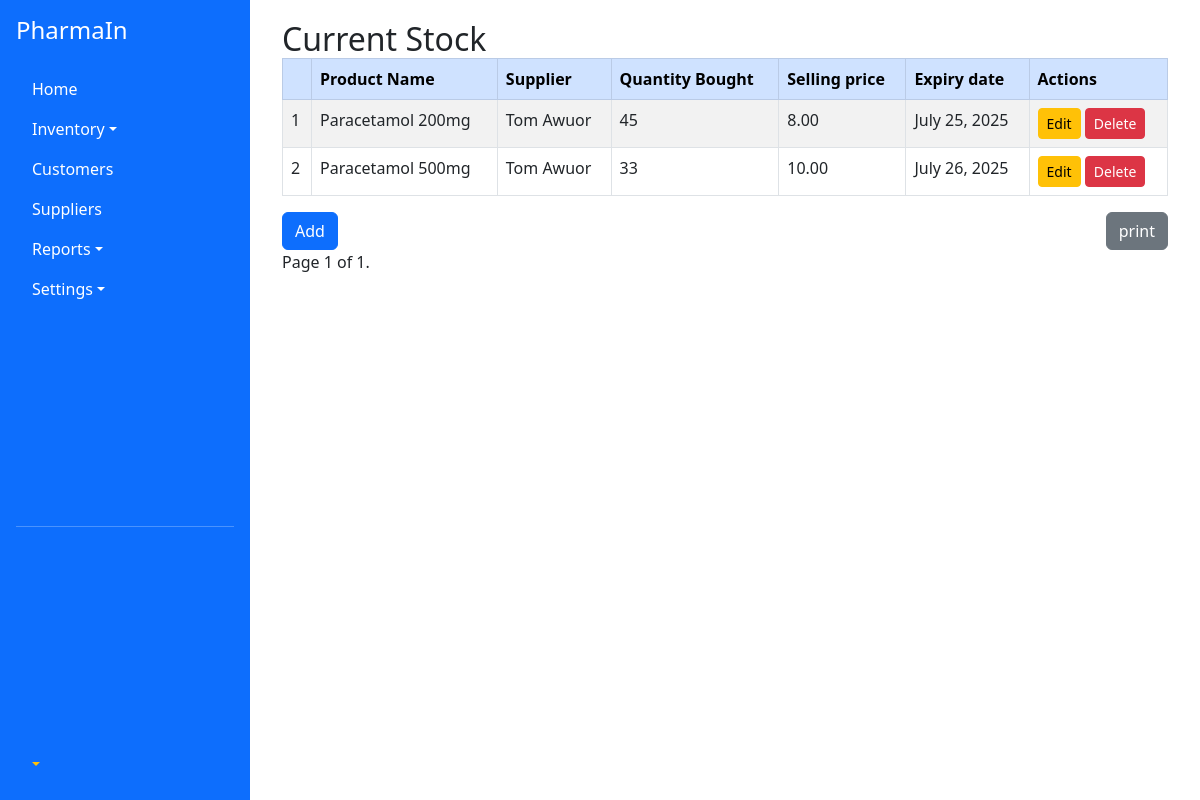
The app's page /all-stock/ (signed in), older data.
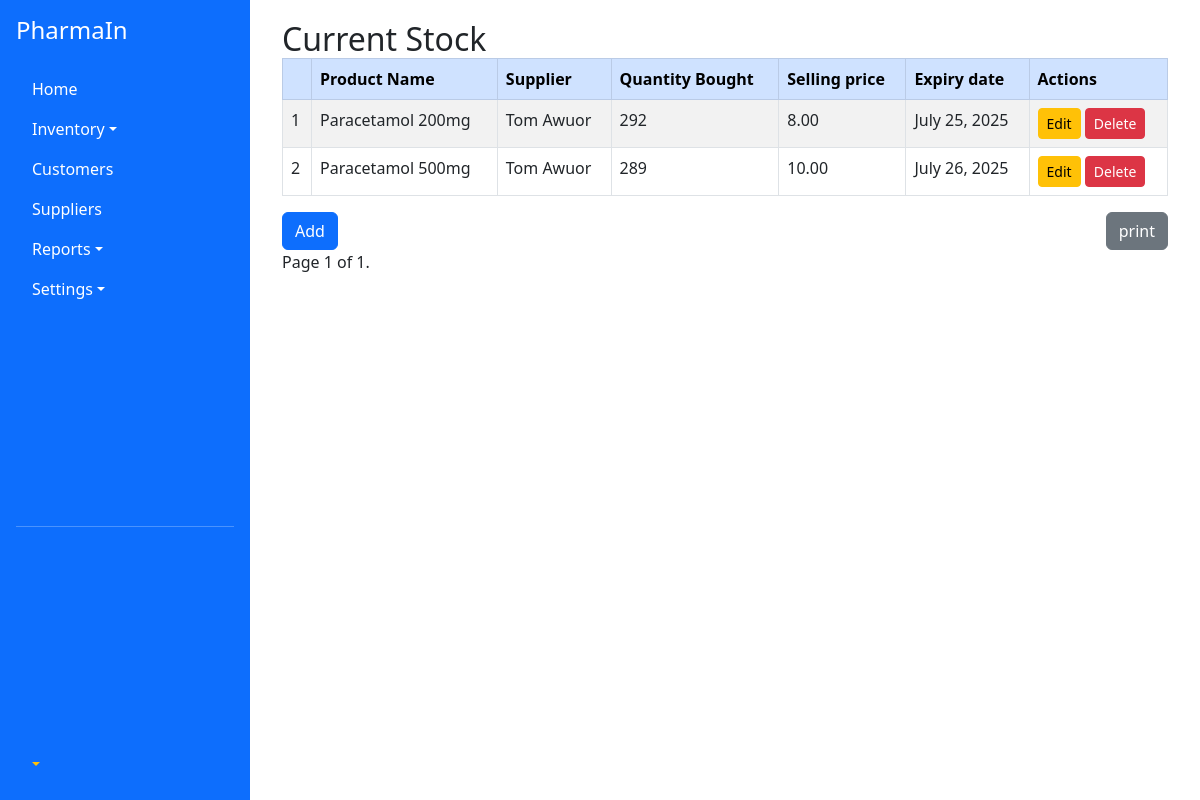
The same page, newer data.
### inventory/models.py (models this page shows, shortened)
class StockItem(models.Model):
    product_name = models.CharField(max_length=255)
    supplier = models.ForeignKey(Supplier, on_delete=models.CASCADE)
    category = models.ForeignKey(Category, on_delete=models.CASCADE)
    quantity = models.PositiveIntegerField()
    unit_price = models.DecimalField(max_digits=10, decimal_places=2)
    selling_price = models.DecimalField(max_digits=10, decimal_places=2)
    expiry_date = models.DateField(null=True, blank=True)
    notes = models.TextField(blank=True, null=True)
    added_on = models.DateTimeField(auto_now_add=True)

class Supplier(models.Model):
    name = models.CharField(max_length=255)
    contact_info = models.TextField(blank=True, null=True)
    def __str__(self):
        return self.name

### inventory/views.py (the view)
# urls.py: path('all-stock/', views.show_stock, name='all-stock'),
@login_required
def show_stock(request):
    stockitems = StockItem.objects.all().order_by('-added_on')  # adjust as needed
    paginator = Paginator(stockitems, 50)  # Show 10 stocks per page
    page_number = request.GET.get('page')
    page_obj = paginator.get_page(page_number)
    return render(request, 'inventory/all_stock.html', {
        'page_obj': page_obj,
    })

### templates/inventory/all_stock.html (shortened to what this page needs)
{% extends 'base/main.html' %}
{% block content %}
<div class="container mt-0">
  <h2 class="mb-0">Current Stock</h2>
  <table class="table table-bordered table-hover table-striped">
    <thead class="table-primary">
      <tr>
        <th></th>
        <th>Product Name</th>
        <th>Supplier</th>
        <th>Quantity Bought</th>
        <th>Selling price</th>
        <th>Expiry date</th>
         {% if request.user.is_staff %}
        <th>Actions</th>
         {% endif %}
      </tr>
    </thead>
    <tbody>
    {% for stock in page_obj %}
<tr>
  <td>{{ forloop.counter }}</td>
  <td>{{ stock.product_name }}</td>
  <td>{{ stock.supplier }}</td>
  <td>{{ stock.quantity }}</td>
  <td>{{ stock.selling_price }}</td>
  <td>{{ stock.expiry_date }}</td>
  {% if request.user.is_staff %}
  <td>
    <a href="{% url 'edit-stock' stock.id %}" class="btn btn-sm btn-warning">Edit</a>
    <a href="{% url 'delete-stock' stock.id %}" class="btn btn-sm btn-danger">Delete</a>
  </td>
  {% endif %}
</tr>
{% endfor %}
    </tbody>
  </table>
  <div class="mt-3 d-flex justify-content-between">
     {% if request.user.is_staff %}
  <a href="{% url 'add-stock' %}" class="btn btn-primary">Add</a>
  {% endif %}
  <a href="#" class="btn btn-secondary">print</a>
  </div>
<div class="pagination">
  <span class="step-links">
    <span class="current">
      Page {{ page_obj.number }} of {{ page_obj.paginator.num_pages }}.
    </span>
  </span>
</div>
</div>
  {% endblock %}

### templates/base/main.html (shortened to what this page needs)
<!DOCTYPE html>
<html lang="en">
<head>
  <link href="https://cdn.jsdelivr.net/npm/bootstrap@5.3.0/dist/css/bootstrap.min.css" rel="stylesheet">
</head>
<body>
  <div class="sidebar d-flex flex-column p-3">
    <h4 class="mb-4"><a href="{% url 'dashboard' %}">PharmaIn</a></h4>
    <ul class="nav nav-pills flex-column mb-auto">
      <li class="nav-item">
        <a class="nav-link" href="{% url 'dashboard' %}">Home</a>
      </li>
      <li class="nav-item dropdown">
        <a class="nav-link dropdown-toggle" data-bs-toggle="dropdown" href="#">Inventory</a>
      </li>
      <li class="nav-item">
        <a class="nav-link" href="#">Customers</a>
      </li>
      <li class="nav-item">
        <a class="nav-link" href="{% url 'suppliers' %}">Suppliers</a>
      </li>
      {% if request.user.is_staff %}
      <li class="nav-item dropdown">
        <a class="nav-link dropdown-toggle" data-bs-toggle="dropdown" href="#">Reports</a>
      </li>
      <li class="nav-item dropdown">
        <a class="nav-link dropdown-toggle" data-bs-toggle="dropdown" href="#">Settings</a>
      </li>
    {% endif %}
    </ul>
    <hr>
    <ul class="nav nav-pills flex-column mt-auto">
      {% if user.is_authenticated %}
        <li class="nav-item dropdown">
          <a class="nav-link dropdown-toggle text-warning" data-bs-toggle="dropdown" href="#">{{ user.username }}</a>
        </li>
      {% else %}
        <li class="nav-item">
          <a class="nav-link" href="{% url 'login' %}">Login</a>
        </li>
      {% endif %}
    </ul>
  </div>
  <div class="main-content">
    {% block content %}{% endblock content %}
  </div>
</body>
</html>

### templates/base/main.html (style rules this page uses)
body { min-height: 100vh; display: flex; }
.sidebar { width: 250px; background-color: #0d6efd; color: white; flex-shrink: 0; }
.sidebar a { color: white; text-decoration: none; }
.main-content { flex-grow: 1; padding: 20px; }

Row changes from the older to the newer data that the page shows:
changed StockItem "Paracetamol 200mg": quantity "45" → "292"
changed StockItem "Paracetamol 500mg": quantity "33" → "289"
